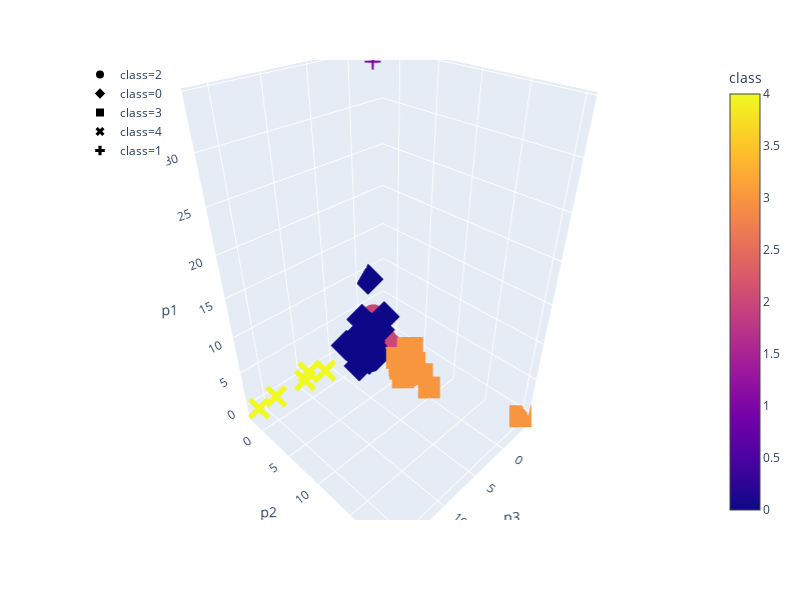

Write notebook code for a chart like this one.
### Markdown cell above
### Visualizing Results

#### 3D-Scatter with Clusters

### Code cell
# Creating a 3D-Scatter with the PCA data and the clusters
import plotly.express as px
fig = px.scatter_3d(
    result,
    x="p3",
    y="p2",
    z="p1",
    color="class",
    symbol="class",
    hover_name="CoinName",
    hover_data=["Algorithm"],
    width=800,
)
fig.update_layout(legend=dict(x=0, y=1))
fig.show()

### Figure 1 — Plotly figure (JSON) as saved in the notebook; plotly's stock layout.template omitted (floating-point values rounded to 4 significant figures; data arrays with more than 128 entries replaced by an {"elided": "..."} marker saying what was removed)
{"data": [{"customdata": {"elided": "409x1 str values"}, "hoverlabel": {"namelength": 0}, "hovertemplate": "<b>%{hovertext}</b><br><br>class=%{marker.color}<br>p3=%{x}<br>p2=%{y}<br>p1=%{z}<br>Algorithm=%{customdata[0]}", "hovertext": {"elided": "409 str values"}, "legendgroup": "class=2", "marker": {"color": {"elided": "409 int values"}, "coloraxis": "coloraxis", "symbol": "circle"}, "mode": "markers", "name": "class=2", "scene": "scene", "showlegend": true, "type": "scatter3d", "x": {"elided": "409 float values"}, "y": {"elided": "409 float values"}, "z": {"elided": "409 float values"}}, {"customdata": [["SHA-256D"], ["PoS"], ["Counterparty"], ["X11"], ["X11"], ["PoS"], ["Counterparty"], ["POS 3.0"], ["X13"], ["PoS"], ["PoS"], ["X13"], ["Blake"], ["PoS"], ["PoS"], ["SHA-256"], ["PoS"], ["SHA-256"], ["PoS"], ["PoS"], ["SkunkHash v2 Raptor"], ["DPoS"], ["PoS"], ["DPoS"], ["SHA-512"], ["NEP-5"], ["Lyra2REv2"], ["Quark"], ["POS 2.0"], ["Mars"], ["DPoS"], ["NIST5"], ["Quark"], ["PoS"], ["Quark"], ["X11"], ["POS 3.0"], ["Ethash"], ["NeoScrypt"], ["CryptoNight"], ["Ethash"], ["Ethash"], ["X13"], ["XEVAN"], ["Scrypt"], ["Scrypt"], ["Green Protocol"], ["PoS"], ["Semux BFT consensus"], ["Quark"], ["PoS"], ["X16R"], ["XEVAN"], ["Scrypt"], ["CryptoNight"], ["Scrypt"], ["X15"], ["Scrypt"], ["Quark"], ["SHA-256"], ["DPoS"], ["X16R"], ["X16R"], ["Quark"], ["Quark"], ["Scrypt"], ["Quark"], ["XEVAN"], ["X11"], ["Scrypt"], ["PoS"], ["X11"], ["DPoS"], ["X16R"], ["Keccak"], ["XEVAN"], ["SHA-256"], ["XEVAN"], ["X11"], ["Quark"], ["Argon2d"], ["Blake"], ["Blake"], ["Equihash"], ["Exosis"], ["Quark"], ["Equihash"], ["Quark"], ["Quark"], ["ERC20 + BEP-2"], ["Lyra2REv2"], ["Equihash+Scrypt"], ["X11"], ["XEVAN"], ["SHA-256D"], ["X11"], ["X13"], ["CryptoNight"], ["SHA-256"], ["Quark"], ["Equihash"], ["SHA-512"], ["Cryptonight Haven"], ["Ethash"], ["X13"], ["SHA-256"], ["Quark"], ["DPoS"], ["Ouroboros"], ["VBFT"], ["VeChainThor Authority"], ["POS 3.0"], ["X16R"], ["Ethash"], ["DPoS"], ["Ethash"], ["SHA-256"]], "hoverlabel": {"namelength": 0}, "hovertemplate": "<b>%{hovertext}</b><br><br>class=%{marker.color}<br>p3=%{x}<br>p2=%{y}<br>p1=%{z}<br>Algorithm=%{customdata[0]}", "hovertext": ["PetroDollar", "Exclusive Coin", "StorjCoin", "Creva Coin", "UnCoin", "Radium", "Scotcoin", "Let it Ride", "MudraCoin", "Opair", "CoffeeCoin", "RoyalCoin", "Netko", "Atmos", "MacronCoin", "ProCurrency", "Phreak", "Ultimate Secure Cash", "Wagerr", "Particl", "Signatum", "Growers International", "Stakecoin", "Oxycoin", "Obsidian", "Red Pulse Phoenix", "Rupee", "Bitcloud 2.0", "KekCoin", "MinexCoin", "Lamden Tau", "Bulwark", "Kalkulus", "Copico", "Digiwage", "Monkey Project", "TokenPay", "1717 Masonic Commemorative Token", "THEKEY Token", "TurtleCoin", "Dorado", "Logarithm", "Tokyo Coin", "Ellerium", "Velox", "MedicCoin", "Bitcoin Green", "Deviant Coin", "Semux", "Carebit", "Zealium", "Proton", "Bitcoin Incognito", "HollyWoodCoin", "Newton Coin", "Xt3ch", "Dekado", "Lynx", "Poseidon Quark", "BitcoinWSpectrum", "Muse", "Motion", "Trivechain", "Dystem", "Giant", "Peony Coin", "Vitae", "Urals Coin", "ARENON", "MMOCoin", "Ketan", "PAXEX", "Zipper", "Xchange", "RoBet", "Bettex coin", "TigerCash", "BitMoney", "Junson Ming Chan Coin", "HerbCoin", "URANIUMX", "Universal Molecule", "Lithium", "PirateCash", "Exosis", "Galilel", "Bithereum", "Stakinglab", "Crypto Sports", "Atomic Wallet Coin", "Scribe Network", "Vollar", "Platinum", "Beetle Coin", "Titan Coin", "Award", "Bitcoin Rhodium", "Beldex", "eXPerience Chain", "STREAMIT COIN", "Beam", "Kcash", "BLOC.MONEY", "Monarch Token", "ABBC Coin", "Zeph", "Lobstex", "EOS", "Cardano", "Ontology", "VeChain", "QTUM", "Ravencoin", "Waltonchain", "ARK", "Metaverse", "Infinity Economics"], "legendgroup": "class=0", "marker": {"color": [0, 0, 0, 0, 0, 0, 0, 0, 0, 0, 0, 0, 0, 0, 0, 0, 0, 0, 0, 0, 0, 0, 0, 0, 0, 0, 0, 0, 0, 0, 0, 0, 0, 0, 0, 0, 0, 0, 0, 0, 0, 0, 0, 0, 0, 0, 0, 0, 0, 0, 0, 0, 0, 0, 0, 0, 0, 0, 0, 0, 0, 0, 0, 0, 0, 0, 0, 0, 0, 0, 0, 0, 0, 0, 0, 0, 0, 0, 0, 0, 0, 0, 0, 0, 0, 0, 0, 0, 0, 0, 0, 0, 0, 0, 0, 0, 0, 0, 0, 0, 0, 0, 0, 0, 0, 0, 0, 0, 0, 0, 0, 0, 0, 0, 0, 0, 0], "coloraxis": "coloraxis", "symbol": "diamond"}, "mode": "markers", "name": "class=0", "scene": "scene", "showlegend": true, "type": "scatter3d", "x": [0.5512, 0.8902, 0.7876, 0.4598, 0.3374, 0.999, 0.9741, 1.198, 0.5745, 1.115, 1.131, 0.6196, 0.9677, 1.215, 1.233, 0.4316, 1.241, 0.5121, 1.368, 1.284, 1.416, 1.164, 1.33, 0.5955, 1.908, 1.657, 1.063, 0.8281, 1.646, 1.741, 0.7023, 0.9023, 1.686, 1.584, 1.707, 0.8446, 1.651, 1.237, 0.9424, -1.237, 1.351, 1.361, 1.056, 1.209, 0.5269, 0.5709, 2.071, 1.646, 1.196, 1.086, 1.66, 1.643, 2.17, 0.6201, -0.099, 0.657, 1.169, -0.2563, 1.961, 1.001, 1.498, 0.8017, 0.9092, 1.966, 1.173, 0.6644, 1.974, 1.268, 1.104, 0.6858, 1.771, 1.142, 1.474, 0.9097, 1.881, 2.28, 1.151, 3.484, 1.155, 1.428, 2.113, 0.7316, 0.7441, 1.552, 1.011, 1.464, 0.6986, 2.412, 2.303, 2.953, 0.8471, 1.136, 1.472, 1.737, 0.8831, 0.686, 0.7694, 0.6265, 1.309, 2.467, 0.6662, 3.613, 1.383, 2.008, 1.486, -0.2908, 2.498, -0.2837, 1.45, 1.809, 0.5483, 1.379, 1.621, 1.151, 0.4072, 1.176, 0.6605], "y": [0.06503, 1.605, 1.533, 0.07618, -0.04318, 1.583, 1.338, 0.4862, 0.4356, 1.559, 1.556, 0.4266, -0.1091, 1.538, 1.534, 0.04943, 1.533, 0.1081, 1.352, 1.524, 0.4216, 1.14, 1.515, 1.777, 1.464, 0.1349, 0.07137, -0.3477, 0.3826, 0.1334, 1.755, 0.08301, 0.1999, 1.307, 0.1954, 0.1523, 0.3934, 0.108, -0.1761, -1.835, -0.07108, -0.07265, 0.3358, -0.597, 0.1806, 0.1683, 0.3132, 1.45, 1.075, -0.4014, 1.447, 0.04151, -0.7092, 0.1609, -0.9023, 0.154, 0.09658, -0.6857, 0.1426, 0.007715, 1.227, -0.6987, -0.5308, 0.1422, -0.4183, 0.1355, 0.1406, -0.7991, 0.09882, 0.1477, 1.424, 0.09112, 0.8569, -0.721, -0.1776, -0.09345, -0.02516, -0.9831, -0.3005, -0.4711, -0.1825, -0.819, -0.8215, -0.156, -0.9593, -0.4779, -0.8932, -0.1043, 0.0732, -0.08899, -0.7977, -0.9388, 0.02332, -0.7071, -0.5778, -0.5399, -0.5175, -0.8198, -0.4886, 0.0386, -0.8868, 1.456, -1.057, -0.2075, 0.09098, 0.6335, 0.03307, 1.956, 0.3366, 0.3801, -1.187, 0.4491, -0.1975, -0.02959, 1.816, -0.03477, 0.05803], "z": [-0.2366, -0.289, -0.3448, -0.253, 0.7718, -0.2459, -0.1295, -0.2853, -0.2747, -0.2656, -0.2633, -0.2603, -0.02201, -0.1991, -0.2213, 0.3174, -0.2226, -0.2102, -0.02808, -0.1957, -0.2509, 1.295, -0.1944, 3.896, -0.3151, 0.06273, -0.1764, -0.3127, -0.1493, 0.04814, 3.927, -0.2378, -0.1105, 0.03317, -0.1009, -0.2512, -0.1322, -0.1077, 0.1963, 8.813, 0.07118, 0.07117, -0.09735, -0.03891, -0.1661, -0.1385, -0.06295, -0.06077, 4.242, -0.2017, -0.05186, -0.02123, 0.2447, -0.1326, 2.251, -0.1312, -0.03465, 2.465, -0.02543, -0.03493, 1.251, 0.036, -0.1681, -0.01037, -0.188, 0.00164, 3.773e-05, 0.2226, -0.137, -0.09835, -0.0379, -0.1456, 3.371, 0.06784, 0.2141, 0.2424, 0.03378, 1.451, 0.8032, -0.09678, 0.2607, 0.1554, 0.1297, 0.07058, 0.1865, -0.07328, 0.1038, 0.2595, 0.09861, 0.4076, 0.1028, 0.2545, -0.02567, 0.1734, -0.08862, -0.1815, 0.1391, 0.6473, 2.559, 0.1539, 0.09438, -0.3305, 0.2904, 0.3182, 0.2326, 3.659, 0.1777, 5.558, 0.7929, 0.2334, 3.86, -0.2531, 0.3971, -0.002814, 3.817, 0.006329, 0.02004]}, {"customdata": [["Scrypt"], ["Scrypt"], ["Scrypt"], ["Counterparty"], ["Scrypt"], ["PoS"], ["Scrypt"], ["X11"], ["X14"], ["PoS"], ["X11"], ["PoS"], ["PoS"], ["Scrypt"], ["X13"], ["Scrypt"], ["Scrypt"], ["DPoS"], ["CryptoNight"], ["SHA-512"], ["PoS"], ["Leased POS"], ["DPoS"], ["PoS"]], "hoverlabel": {"namelength": 0}, "hovertemplate": "<b>%{hovertext}</b><br><br>class=%{marker.color}<br>p3=%{x}<br>p2=%{y}<br>p1=%{z}<br>Algorithm=%{customdata[0]}", "hovertext": ["MasterCoin", "Diggits", "Revolution VR", "BitCrystals", "SafeExchangeCoin", "Nebuchadnezzar", "Omni", "Lutetium Coin", "GanjaCoin V2", "TeamUP", "XenixCoin", "FreeCoin", "Creatio", "GAKHcoin", "FindCoin", "Aureus", "eBoost", "ALAX", "PlatinCoin", "Bitshares", "Steem", "Waves", "Lisk", "Nxt"], "legendgroup": "class=3", "marker": {"color": [3, 3, 3, 3, 3, 3, 3, 3, 3, 3, 3, 3, 3, 3, 3, 3, 3, 3, 3, 3, 3, 3, 3, 3], "coloraxis": "coloraxis", "symbol": "square"}, "mode": "markers", "name": "class=3", "scene": "scene", "showlegend": true, "type": "scatter3d", "x": [-1.087, -0.1537, -1.047, 0.8709, -1.429, 0.9543, -0.9954, 0.3348, -0.7486, 1.035, -0.4007, 1.057, 1.059, -0.7981, 0.5917, 0.3226, -0.6867, 0.7421, 0.01487, 1.321, 0.03141, -3.948, 0.1916, 0.469], "y": [4.792, 5.513, 4.783, 6.554, 6.107, 6.785, 4.773, 5.448, 7.972, 6.768, 4.877, 6.764, 6.763, 4.922, 5.625, 5.26, 4.709, 6.938, 4.5, 6.771, 6.061, 20.16, 7.053, 10.21], "z": [-0.1858, -0.201, -0.1674, 0.03753, -0.07976, -0.1059, -0.1535, -0.1968, -0.2943, -0.07535, -0.3546, -0.06913, -0.06897, -0.3154, -0.04849, 0.09939, 0.001057, 4.175, 0.6346, -0.2407, -0.08349, -0.7344, 3.963, -0.1143]}, {"customdata": [["Proof-of-BibleHash"], ["SHA-256 + Hive"], ["SHA3-256"], ["ECC 256K1"], ["Proof-of-Authority"]], "hoverlabel": {"namelength": 0}, "hovertemplate": "<b>%{hovertext}</b><br><br>class=%{marker.color}<br>p3=%{x}<br>p2=%{y}<br>p1=%{z}<br>Algorithm=%{customdata[0]}", "hovertext": ["BiblePay", "LitecoinCash", "Fiii", "Acute Angle Cloud", "Poa Network"], "legendgroup": "class=4", "marker": {"color": [4, 4, 4, 4, 4], "coloraxis": "coloraxis", "symbol": "x"}, "mode": "markers", "name": "class=4", "scene": "scene", "showlegend": true, "type": "scatter3d", "x": [9.636, 7.237, 16.65, 14.32, 10.24], "y": [-0.8835, -0.775, -1.138, -1.034, -0.8843], "z": [1.032, -0.241, -0.0281, 0.2754, 0.1123]}, {"customdata": [["TRC10"]], "hoverlabel": {"namelength": 0}, "hovertemplate": "<b>%{hovertext}</b><br><br>class=%{marker.color}<br>p3=%{x}<br>p2=%{y}<br>p1=%{z}<br>Algorithm=%{customdata[0]}", "hovertext": ["BitTorrent"], "legendgroup": "class=1", "marker": {"color": [1], "coloraxis": "coloraxis", "symbol": "cross"}, "mode": "markers", "name": "class=1", "scene": "scene", "showlegend": true, "type": "scatter3d", "x": [-2.542], "y": [-1.79], "z": [34.11]}], "layout": {"coloraxis": {"colorbar": {"title": {"text": "class"}}, "colorscale": [[0, "#0d0887"], [0.1111, "#46039f"], [0.2222, "#7201a8"], [0.3333, "#9c179e"], [0.4444, "#bd3786"], [0.5556, "#d8576b"], [0.6667, "#ed7953"], [0.7778, "#fb9f3a"], [0.8889, "#fdca26"], [1, "#f0f921"]]}, "height": 600, "legend": {"tracegroupgap": 0, "x": 0, "y": 1}, "margin": {"t": 60}, "scene": {"aspectmode": "auto", "aspectratio": {"x": 0.8169, "y": 0.8724, "z": 1.403}, "camera": {"center": {"x": 0, "y": 0, "z": 0}, "eye": {"x": 1.154, "y": 1.154, "z": 1.154}, "projection": {"type": "perspective"}, "up": {"x": 0, "y": 0, "z": 1}}, "domain": {"x": [0, 0.98], "y": [0, 1]}, "xaxis": {"title": {"text": "p3"}, "type": "linear"}, "yaxis": {"title": {"text": "p2"}, "type": "linear"}, "zaxis": {"title": {"text": "p1"}, "type": "linear"}}, "width": 800}}
